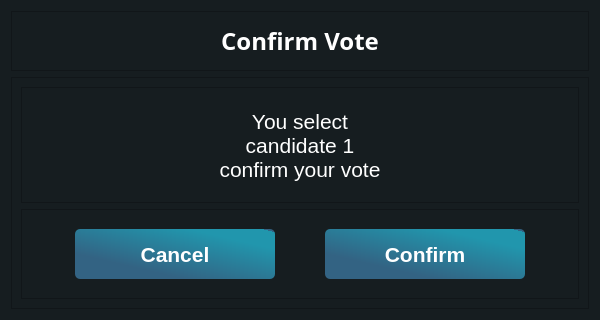
<?xml version="1.0" encoding="UTF-8"?>
<ui version="4.0">
 <class>Form</class>
 <widget class="QWidget" name="Form">
  <property name="geometry">
   <rect>
    <x>0</x>
    <y>0</y>
    <width>600</width>
    <height>320</height>
   </rect>
  </property>
  <property name="minimumSize">
   <size>
    <width>600</width>
    <height>320</height>
   </size>
  </property>
  <property name="maximumSize">
   <size>
    <width>600</width>
    <height>300</height>
   </size>
  </property>
  <property name="windowTitle">
   <string>Form</string>
  </property>
  <property name="styleSheet">
   <string notr="true">background-color: rgb(22, 29, 32);</string>
  </property>
  <layout class="QVBoxLayout" name="verticalLayout">
   <item>
    <widget class="QFrame" name="header">
     <property name="maximumSize">
      <size>
       <width>16777215</width>
       <height>60</height>
      </size>
     </property>
     <property name="frameShape">
      <enum>QFrame::StyledPanel</enum>
     </property>
     <property name="frameShadow">
      <enum>QFrame::Raised</enum>
     </property>
     <layout class="QHBoxLayout" name="horizontalLayout">
      <item>
       <widget class="QLabel" name="lbl_header">
        <property name="font">
         <font>
          <family>Lucida Fax</family>
          <pointsize>18</pointsize>
          <weight>75</weight>
          <bold>true</bold>
         </font>
        </property>
        <property name="styleSheet">
         <string notr="true">color:rgb(255, 255, 255);</string>
        </property>
        <property name="text">
         <string>Confirm Vote</string>
        </property>
        <property name="alignment">
         <set>Qt::AlignCenter</set>
        </property>
       </widget>
      </item>
     </layout>
    </widget>
   </item>
   <item>
    <widget class="QFrame" name="body">
     <property name="maximumSize">
      <size>
       <width>600</width>
       <height>16777215</height>
      </size>
     </property>
     <property name="frameShape">
      <enum>QFrame::StyledPanel</enum>
     </property>
     <property name="frameShadow">
      <enum>QFrame::Raised</enum>
     </property>
     <layout class="QVBoxLayout" name="verticalLayout_2">
      <item>
       <widget class="QFrame" name="message">
        <property name="frameShape">
         <enum>QFrame::StyledPanel</enum>
        </property>
        <property name="frameShadow">
         <enum>QFrame::Raised</enum>
        </property>
        <layout class="QHBoxLayout" name="horizontalLayout_3">
         <item>
          <widget class="QLabel" name="lbl_msg">
           <property name="font">
            <font>
             <family>MS Shell Dlg 2</family>
             <pointsize>16</pointsize>
            </font>
           </property>
           <property name="styleSheet">
            <string notr="true">color:rgb(255, 255, 255)</string>
           </property>
           <property name="text">
            <string>You select
candidate 1
confirm your vote</string>
           </property>
           <property name="alignment">
            <set>Qt::AlignCenter</set>
           </property>
          </widget>
         </item>
        </layout>
        <zorder>buttons</zorder>
        <zorder>lbl_msg</zorder>
       </widget>
      </item>
      <item>
       <widget class="QFrame" name="buttons">
        <property name="maximumSize">
         <size>
          <width>16777215</width>
          <height>90</height>
         </size>
        </property>
        <property name="frameShape">
         <enum>QFrame::StyledPanel</enum>
        </property>
        <property name="frameShadow">
         <enum>QFrame::Raised</enum>
        </property>
        <layout class="QHBoxLayout" name="horizontalLayout_2">
         <item>
          <widget class="QPushButton" name="cancel">
           <property name="maximumSize">
            <size>
             <width>200</width>
             <height>50</height>
            </size>
           </property>
           <property name="font">
            <font>
             <pointsize>16</pointsize>
             <weight>75</weight>
             <bold>true</bold>
            </font>
           </property>
           <property name="styleSheet">
            <string notr="true">QPushButton {
	color: rgb(255, 255, 255);
	border-radius:5px;
	background-color: qlineargradient(spread:repeat, x1:0, y1:1, x2:0.932, y2:0, stop:0 rgba(51, 99, 131, 255), stop:0.272727 rgba(51, 99, 131, 255), stop:0.818182 rgba(33, 150, 173, 255));
}

QPushButton:pressed{
	background-color:rgb(45,45,45);
	border:2px solid rgb(20, 244, 255);
	color:rgb(30,211,231)
}</string>
           </property>
           <property name="text">
            <string>Cancel</string>
           </property>
          </widget>
         </item>
         <item>
          <widget class="QPushButton" name="confirm">
           <property name="maximumSize">
            <size>
             <width>200</width>
             <height>50</height>
            </size>
           </property>
           <property name="font">
            <font>
             <pointsize>16</pointsize>
             <weight>75</weight>
             <bold>true</bold>
            </font>
           </property>
           <property name="styleSheet">
            <string notr="true">QPushButton {
	color: rgb(255, 255, 255);
	border-radius:5px;
	background-color: qlineargradient(spread:repeat, x1:0, y1:1, x2:0.932, y2:0, stop:0 rgba(51, 99, 131, 255), stop:0.272727 rgba(51, 99, 131, 255), stop:0.818182 rgba(33, 150, 173, 255));
}

QPushButton:pressed{
	background-color:rgb(45,45,45);
	border:2px solid rgb(20, 244, 255);
	color:rgb(30,211,231)
}</string>
           </property>
           <property name="text">
            <string>Confirm</string>
           </property>
          </widget>
         </item>
        </layout>
       </widget>
      </item>
     </layout>
    </widget>
   </item>
  </layout>
 </widget>
 <resources/>
 <connections/>
</ui>
